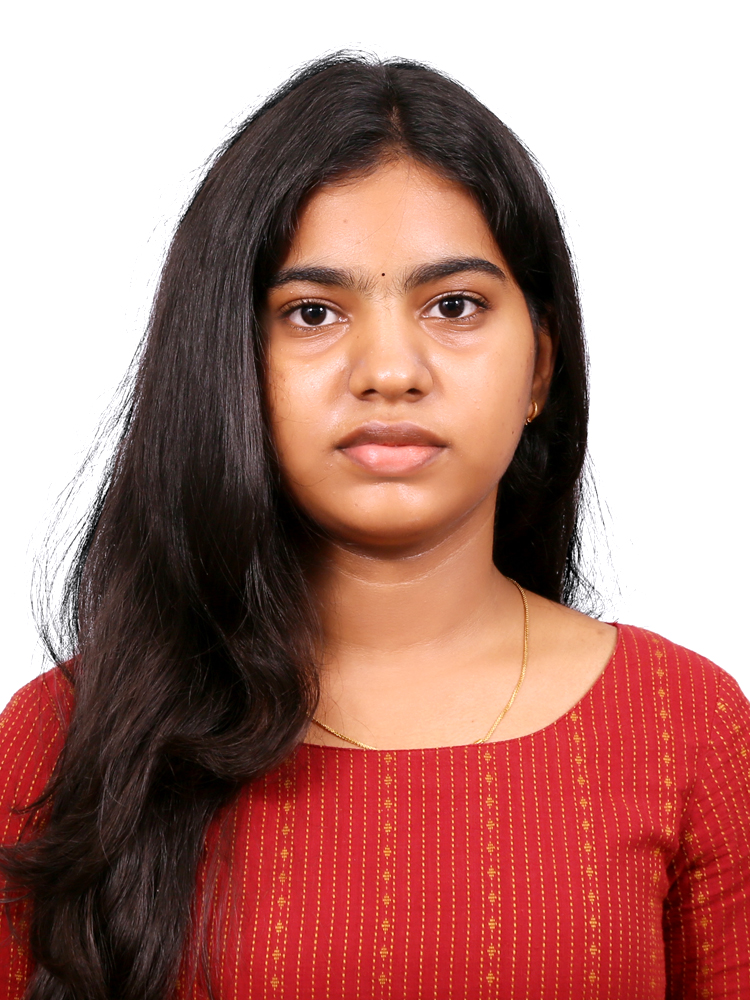
#> input picture NEHA IMAGE.jpeg, 750 x 1000 px
$ jupyter execute Ex-1.ipynb
#> lines starting #> are read from the running program, lines starting #| are printed output that depends on the picture; after the words box and inside, x2 and y2 are one past the last pixel; in counts of white or black regions, pixels touching at a corner belong together
## EXP.NO:01-Image Handling and Pixel Transformation Using OpenCV
## Name:NEHA S
## Reg.No:212225100030

[cell 1]
import cv2
import matplotlib.pyplot as plt

[cell 2]
# Read the image using OpenCV
img = cv2.imread('NEHA IMAGE.jpeg', cv2.IMREAD_COLOR)
#> img is the input picture: shape (1000, 750, 3); mean B, G, R 121.8, 128.5, 175.6

[cell 3]
# Convert BGR (OpenCV's default) to RGB (Matplotlib's expected color order)
img_rgb = cv2.cvtColor(img, cv2.COLOR_BGR2RGB)

[cell 4]
# Display the image using Matplotlib
plt.imshow(img_rgb, cmap='viridis')  # You can change 'viridis' to another cmap or use None for RGB images
plt.title("Original Image")
plt.axis('off')  # Removes axis ticks and labels
plt.show()

[cell 5]
# Load the image
image = cv2.imread('NEHA IMAGE.jpeg')

[cell 6]
# Convert BGR (OpenCV's default) to RGB (Matplotlib's expected color order)
img_rgb = cv2.cvtColor(img, cv2.COLOR_BGR2RGB)

[cell 7]
img_rgb.shape
#> Out = (1000, 750, 3)

[cell 8]
# Draw a line from top-left to bottom-right
line_img = cv2.line(img_rgb, (0, 0), (767, 999), (0, 0, 0), 5) # cv2.line(image, start_point, end_point, color, thickness)

[cell 9]
plt.imshow(line_img, cmap='viridis')
plt.title("Image with Line")
plt.axis('on')
plt.show()

[cell 10]
# Load the image
image = cv2.imread('NEHA IMAGE.jpeg')

# Convert BGR (OpenCV's default) to RGB (Matplotlib's expected color order)
img_rgb = cv2.cvtColor(img, cv2.COLOR_BGR2RGB)

[cell 11]
img_rgb.shape
#> Out = (1000, 750, 3)

[cell 12]
circle_img = cv2.circle(img_rgb,(400,300),250,(0,0,0),10) # cv2.circle(image, center, radius, color, thickness)

[cell 13]
plt.imshow(circle_img, cmap='viridis')
plt.title("Image with Circle")
plt.axis('off')
plt.show()

[cell 14]
# Load the image
image = cv2.imread('NEHA IMAGE.jpeg')

# Convert BGR (OpenCV's default) to RGB (Matplotlib's expected color order)
img_rgb = cv2.cvtColor(img, cv2.COLOR_BGR2RGB)

[cell 15]
img.shape
#> Out = (1000, 750, 3)

[cell 16]
# Draw a rectangle around the Whole image
rectangle_img = cv2.rectangle(img_rgb, (0, 0), (740, 999), (0, 0, 0), 10)  # cv2.rectangle(image, start_point, end_point, color, thickness)
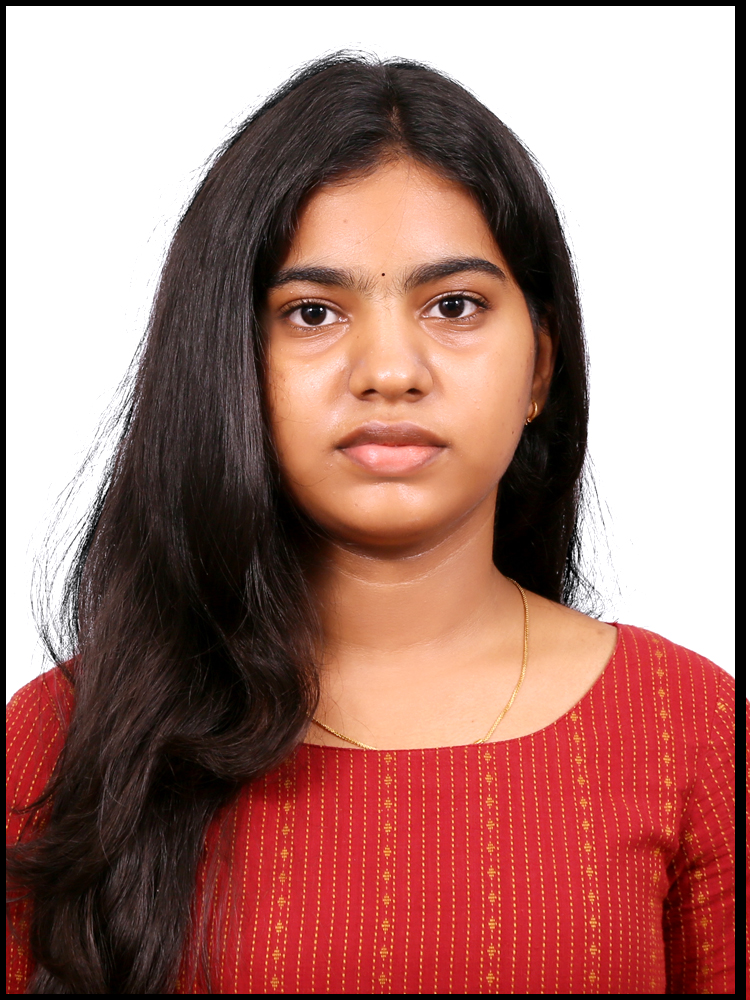
#> rectangle_img: shape (1000, 750, 3); mean R, G, B 168.1, 122.6, 115.9

[cell 17]
plt.imshow(rectangle_img, cmap='viridis')
plt.title("Image with Rectangle")
plt.axis('off')
plt.show()

[cell 18]
# Load the image
image = cv2.imread('NEHA IMAGE.jpeg')

# Convert BGR (OpenCV's default) to RGB (Matplotlib's expected color order)
img_rgb = cv2.cvtColor(img, cv2.COLOR_BGR2RGB)

[cell 19]
# Add text to the image
text_img = cv2.putText(img_rgb, "212225100030", (300, 50), cv2.FONT_HERSHEY_SIMPLEX, 1, (255, 0, 0), 10)  ## cv2.putText(image, text, position, font, font_scale, color, thickness)

[cell 20]
plt.imshow(text_img, cmap='viridis')
plt.title("Image with Text")
plt.axis('off')
plt.show()

[cell 21]
# Load the image
image = cv2.imread('NEHA IMAGE.jpeg')

[cell 22]
image_rgb = cv2.cvtColor(image, cv2.COLOR_BGR2RGB)

[cell 23]
# Original RGB Image
plt.imshow(image_rgb)
plt.title("Original RGB Image")
plt.axis("off")

[cell 24]
# Convert RGB to HSV
image_hsv = cv2.cvtColor(image_rgb, cv2.COLOR_RGB2HSV)
#> image_hsv: shape (1000, 750, 3); mean H, S, V 33.8, 98.4, 175.7

[cell 25]
# HSV Image
plt.imshow(image_hsv)
plt.title("HSV Image")
plt.axis("off")

[cell 26]
# Convert RGB to GRAY
image_gray = cv2.cvtColor(image_rgb, cv2.COLOR_RGB2GRAY)
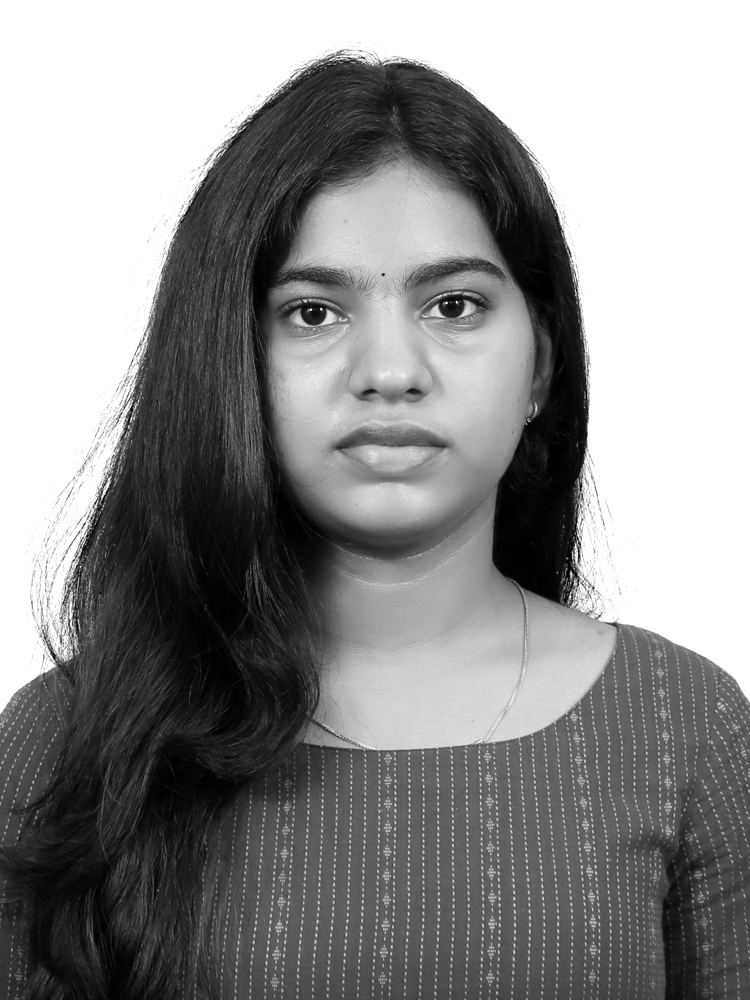
#> image_gray: shape (1000, 750); min 0, max 255, mean 141.8

[cell 27]
# Grayscale Image
plt.imshow(image_gray, cmap='gray')
plt.title("Grayscale Image")
plt.axis("off")

[cell 28]
# Convert RGB to YCrCb
image_ycrcb = cv2.cvtColor(image_rgb, cv2.COLOR_RGB2YCrCb)
#> image_ycrcb: shape (1000, 750, 3); mean of channels 0, 1, 2 141.8, 152.1, 116.7

[cell 29]
# YCrCb Image
plt.imshow(image_ycrcb)
plt.title("YCrCb Image")
plt.axis("off")

[cell 30]
# Convert HSV back to RGB
image_hsv_to_rgb = cv2.cvtColor(image_hsv, cv2.COLOR_HSV2RGB)

[cell 31]
plt.imshow(image_hsv_to_rgb)
plt.title("HSV to RGB Image")
plt.axis("off")

[cell 32]
# Modify a block of pixels (300x300) to white, starting from (200, 200)
image[200:500, 200:500] = [255, 255, 255]  # Rows: 200-499, Columns: 200-499
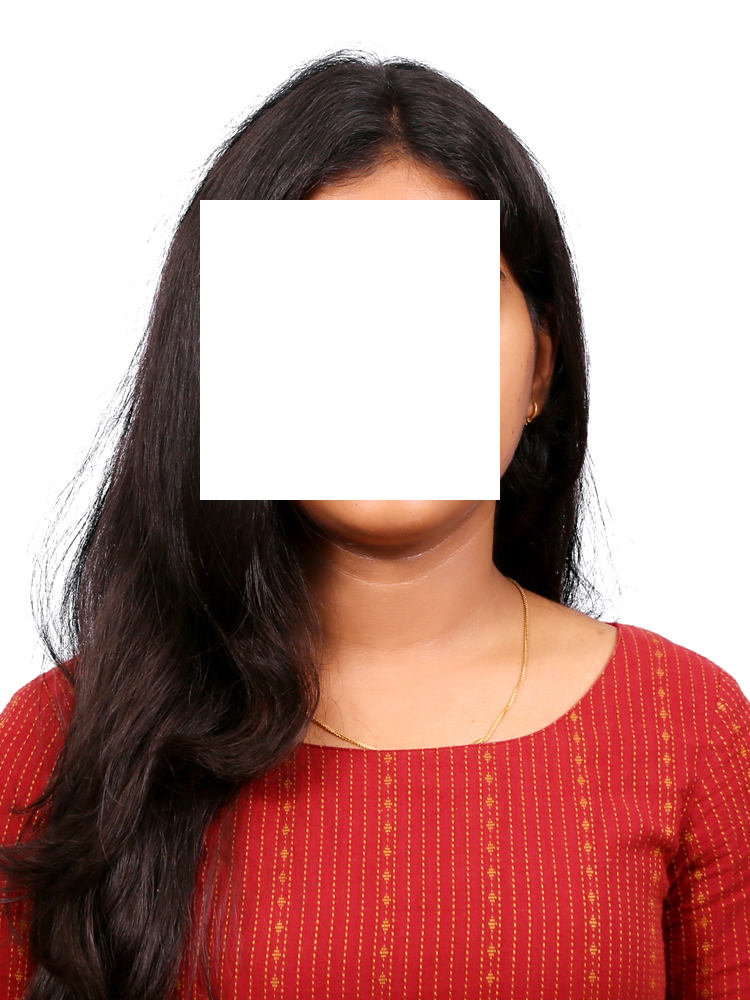
#> image: shape (1000, 750, 3); 12% of pixels changed, all inside (x1, y1, x2, y2) = (200, 200, 500, 500)

[cell 33]
# Convert BGR to RGB for displaying with Matplotlib
image_rgb = cv2.cvtColor(image, cv2.COLOR_BGR2RGB)

[cell 34]
# Display the modified image
plt.imshow(image_rgb)
plt.title("Image with 300x300 White Block")
plt.axis("off")
plt.show()

[cell 35]
# Load the image
image = cv2.imread('NEHA IMAGE.jpeg')

[cell 36]
image.shape
#> Out = (1000, 750, 3)

[cell 37]
# Resize the image to half its size
resized_image = cv2.resize(image, (768 // 2, 600 // 2))  # (new_width, new_height)
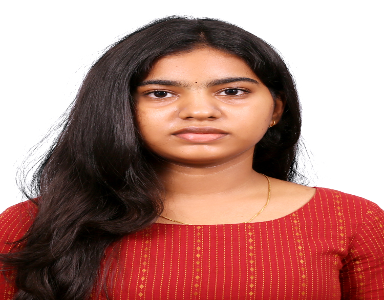
#> resized_image: shape (300, 384, 3); mean B, G, R 121.7, 128.4, 175.5

[cell 38]
# Convert BGR to RGB for displaying with Matplotlib
resized_image_rgb = cv2.cvtColor(resized_image, cv2.COLOR_BGR2RGB)

[cell 39]
resized_image_rgb.shape
#> Out = (300, 384, 3)

[cell 40]
# Display the resized image
plt.imshow(resized_image_rgb)
plt.title("Resized Image (Half Size)")
plt.axis("off")
plt.show()

[cell 41]
# Load the image
image = cv2.imread('NEHA IMAGE.jpeg')

[cell 42]
image.shape

[cell 43]
# Crop a 300x300 region starting from (50, 50)
roi = image[50:350, 50:350]  # Rows: 50-349, Columns: 50-349
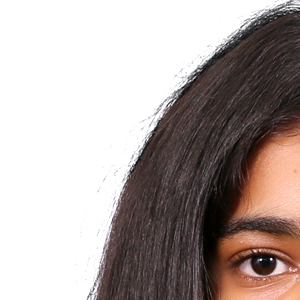
#> roi: shape (300, 300, 3); mean B, G, R 162.3, 165.5, 176.5

[cell 44]
# Convert BGR to RGB for displaying with Matplotlib
roi_rgb = cv2.cvtColor(roi, cv2.COLOR_BGR2RGB)

[cell 45]
# Display the cropped region (ROI)
plt.imshow(roi_rgb)
plt.title("Cropped Region of Interest (ROI)")
plt.axis("off")
plt.show()

[cell 46]
# Load the image
image = cv2.imread('NEHA IMAGE.jpeg')

[cell 47]
# Flip the image horizontally (left-right)
flipped_horizontally = cv2.flip(image, 1)
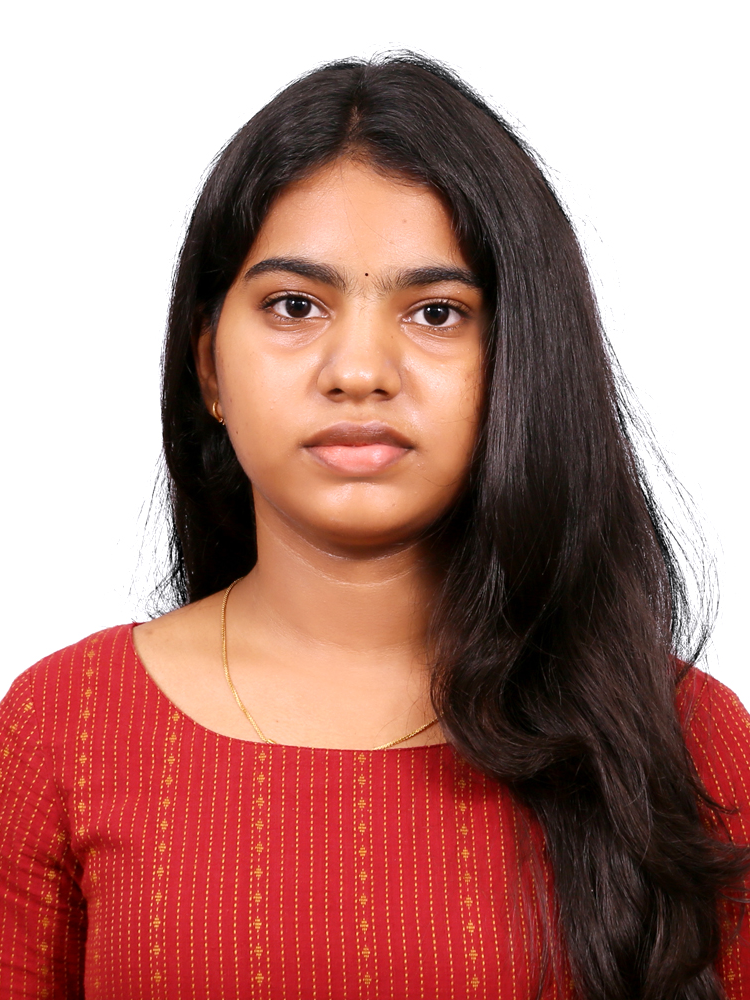
#> flipped_horizontally: shape (1000, 750, 3); mean B, G, R 121.8, 128.5, 175.6

[cell 48]
# Convert BGR to RGB for displaying with Matplotlib
flipped_horizontally_rgb = cv2.cvtColor(flipped_horizontally, cv2.COLOR_BGR2RGB)

[cell 49]
# Horizontal flip
plt.imshow(flipped_horizontally_rgb)
plt.title("Flipped Horizontally")
plt.axis("off")

[cell 50]
# Flip the image vertically (up-down)
flipped_vertically = cv2.flip(image, 0)
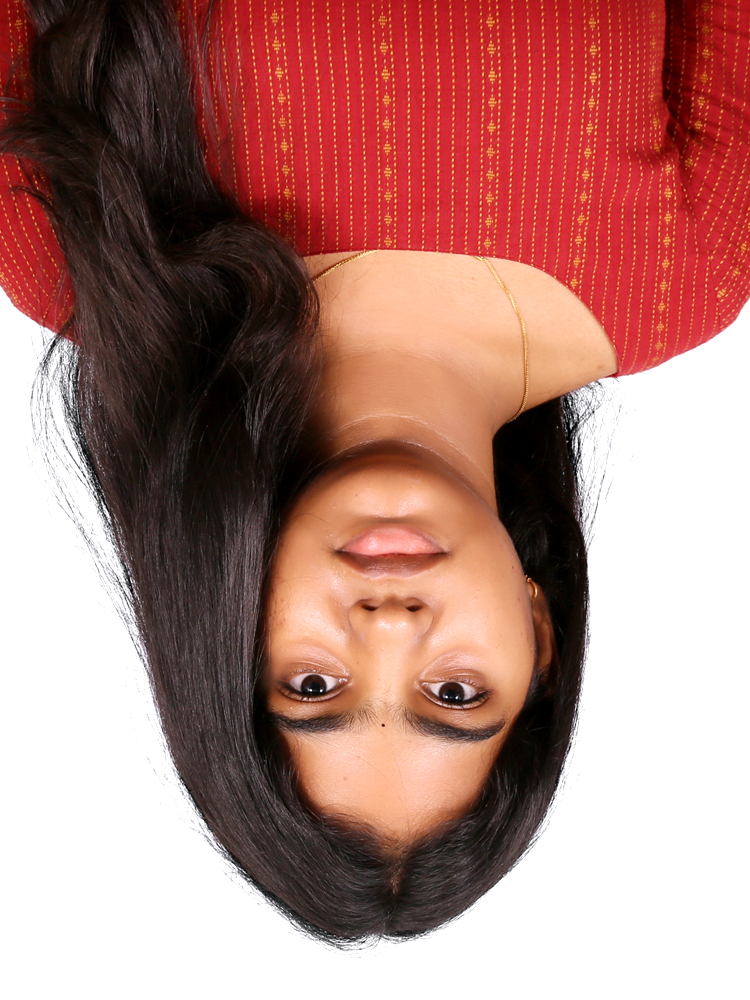
#> flipped_vertically: shape (1000, 750, 3); mean B, G, R 121.8, 128.5, 175.6

[cell 51]
# Convert BGR to RGB for displaying with Matplotlib
flipped_vertically_rgb = cv2.cvtColor(flipped_vertically, cv2.COLOR_BGR2RGB)
